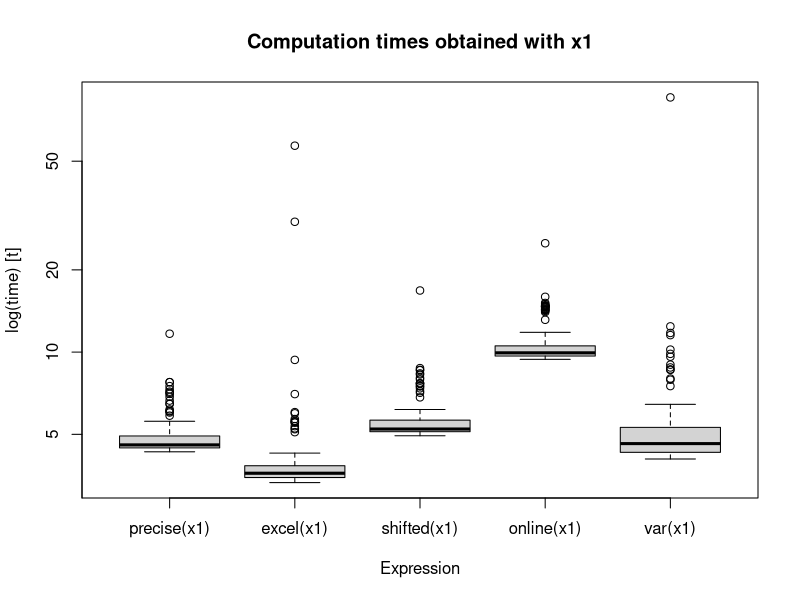
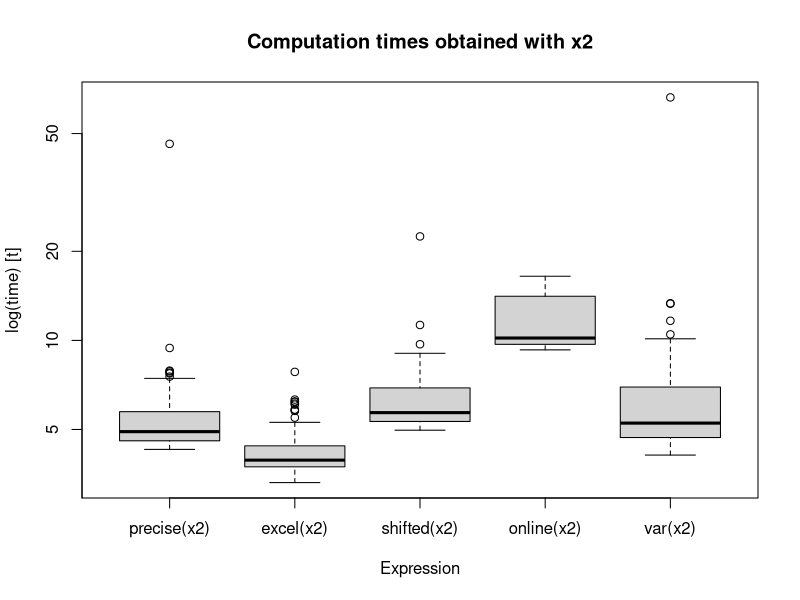
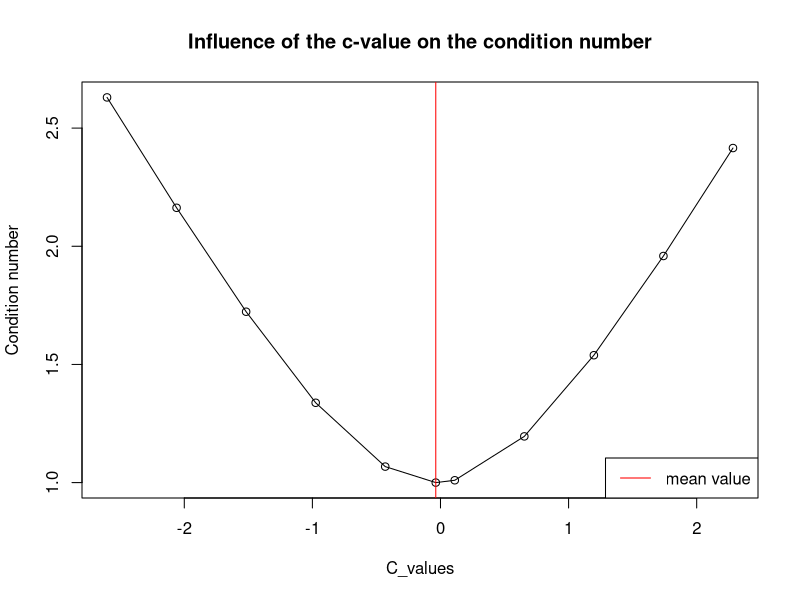

The R script that drew these images, in order:
## ---- chunk 1
library(microbenchmark)#Allows the use of the microbenchmark library 

set.seed(11220221)#Create random data  
x1 <- rnorm(100)
x2 <- rnorm(100, mean=1000000)
x3 <- rnorm(100, mean=0.0000001)
## ---- chunk 2
precise <- function(x) {
  sum <- 0
  n <- length(x)
  
  #First pass: mean calculation
  for (i in x) {
    sum <- sum + i
  }
  mean <- sum/n
  
  variance <- 0
  #Second pass: variance calculation
  for(i in x) {
    variance <- variance + (i - mean)^2
  }
  variance <- variance/(n-1)
  return(variance)
}
## ---- chunk 3
excel <- function(x) {
  P1 <- 0
  P2 <- 0
  n <- length(x)
  variance <- 0
  
  for (i in x) {
    P1 <- P1 + i^2
    P2 <- P2 + i
  }
  P2 <- (P2^2)/n
  variance <- (P1-P2)/(n-1)
  return(variance)
}
## ---- chunk 4
shifted <- function(x, c=x[1]) {
  P1 <- 0
  P2 <- 0
  n <- length(x)
  variance <- 0
  
  for (i in x) {
    P1 <- P1 + (i-c)^2
    P2 <- P2 + i-c
  }
  P2 <- (P2^2)/n
  variance <- (P1-P2)/(n-1)
  return(variance)
}

## ---- chunk 5
online <- function(x) {
  #initalisation 
  n <- 2
  mean <- (x[1]+x[2])/2
  variance <- (x[1]-mean)^2 + (x[2]-mean)^2
  
  #Mean and variance are computed after each element in x
  for (i in 3:length(x)) {
    n <- n+1
    variance <- ((n-2)/(n-1)) * variance + ((x[i]-mean)^2/n)
    mean <- mean + (x[i]-mean)/n
  }
  return(variance)
}
## ---- chunk 6
variances <- function(x){
  return(c(precise(x), excel(x), shifted(x), online(x),var(x)))
}
## ---- chunk 7
res <- matrix(c(variances(x1),variances(x2)), ncol=5, byrow=TRUE)
res <- as.table(res)
col_name <- c("precise", "excel", "shifted", "online", "var")
raw_name <- c("x1","x2")
rownames(res) <- raw_name
colnames(res) <- col_name
knitr::kable(res, caption = "Variance calulation")
## ---- chunk 8
micro <- microbenchmark(precise(x1), excel(x1), shifted(x1), online(x1),var(x1),  times=100)
knitr::kable(summary(micro))

boxplot(micro, main="Computation times obtained with x1")
## ---- chunk 9
microx2 <- microbenchmark(precise(x2), excel(x2), shifted(x2), online(x2),var(x2),  times=100)
knitr::kable(summary(microx2))
boxplot(microx2, main="Computation times obtained with x2")
## ---- chunk 10
start_time <- Sys.time()
invisible(excel(x1))
end_time <- Sys.time()
computation_time = end_time-start_time
print(computation_time)
## ---- chunk 11
condition_number <- function(mean, n , S){
  return(sqrt(1+(mean^2*n)/S))
}
## ---- chunk 12
c_val_influence <- function(x){
  minimum <- min(x)
  maximum <- max(x)
  c_list <- seq(from=minimum, to=maximum, length.out=10)
  c_list <- sort(append(c_list, mean(x1)))
  condition_numb <- matrix(nrow = 2, ncol = 11)
  for(i in 0:length(c_list)){
    mean <- mean(x) - c_list[i]
    n <- 100
    S <- shifted(x,c_list[i])*(n-1)
    condition_numb[1,i] <- c_list[i]
    condition_numb[2,i] <- condition_number(mean, n ,S)
  }
  return(condition_numb)
}

res <- c_val_influence(x1)

plot(res[2,], x=res[1,], main="Influence of the c-value on the condition number", type='o',xlab="C_values", ylab="Condition number")
abline(v=mean(x1), col='red')
legend("bottomright", "mean value", col="red", lty=1)

## ---- chunk 13
res <- c()
res <- append(res,condition_number(mean(x1), 100,var(x1)*(100-1)))
res <- append(res,condition_number(mean(x2), 100,var(x2)*(100-1)))
res <- append(res,condition_number(mean(x3), 100,var(x3)*(100-1)))
res <- as.data.frame(res, row.names=c('x1','x2','x3'))
knitr::kable(res , col.names="k", caption="Condition numbers for different dataset mean")
